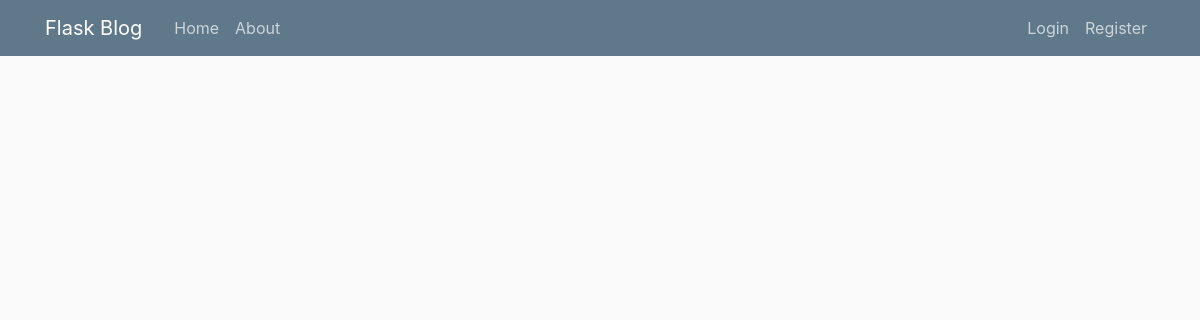
Page /home on the earlier database version.
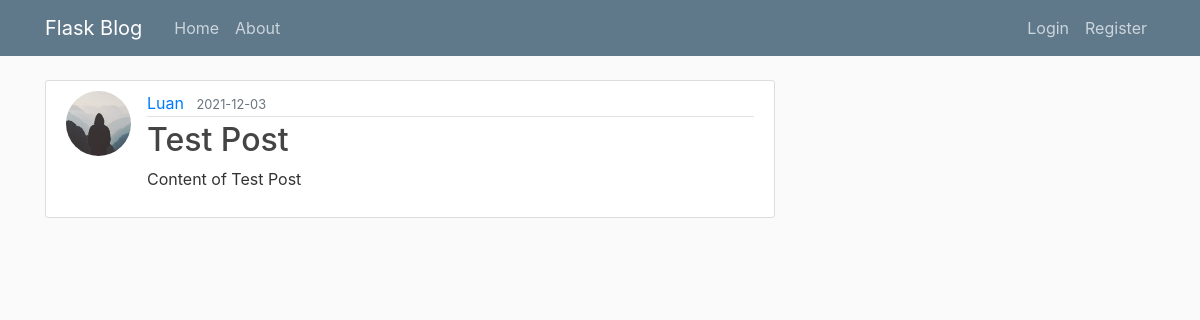
Same page on the later database version.
### flaskblog/models.py (models this page shows, shortened)
class Post(db.Model):
    id = db.Column(db.Integer, primary_key=True)
    title = db.Column(db.String(100), nullable=False)
    date_posted = db.Column(db.DateTime, nullable=False, default=datetime.utcnow)
    content = db.Column(db.Text, nullable=False)
    user_id = db.Column(db.Integer, db.ForeignKey('user.id'), nullable=False)

class User(db.Model, UserMixin):
    id = db.Column(db.Integer, primary_key=True)
    username = db.Column(db.String(20), unique=True, nullable=False)
    email = db.Column(db.String(120), unique=True, nullable=False)
    image_file = db.Column(db.String(20), nullable=False, default='default.jpg')
    password = db.Column(db.String(60), nullable=False)
    posts = db.relationship('Post', backref='author', lazy=True)

### flaskblog/routes.py (the view)
@app.route("/")
@app.route("/home")
def home():
    posts = Post.query.all()
    return render_template('home.html', posts=posts)

### flaskblog/templates/home.html
{% extends "layout.html" %}
{% block content %}
    {% for post in posts %}
        <article class="media content-section">
          <img class="rounded-circle article-img" src="{{ url_for('static', filename='profile_pics/' + post.author.image_file) }}">
          <div class="media-body">
            <div class="article-metadata">
              <a class="mr-2" href="#">{{ post.author.username }}</a>
              <small class="text-muted">{{ post.date_posted.strftime('%Y-%m-%d') }}</small>
            </div>
            <h2><a class="article-title" href="{{ url_for('post', post_id=post.id) }}">{{ post.title }}</a></h2>
            <p class="article-content">{{ post.content }}</p>
          </div>
        </article>
    {% endfor %}
{% endblock content %}

### flaskblog/templates/layout.html (shortened to what this page needs)
<!DOCTYPE html>
<html>
<head>
    <link rel="stylesheet" href="https://maxcdn.bootstrapcdn.com/bootstrap/4.0.0/css/bootstrap.min.css">
    <link rel="stylesheet" type="text/css" href="{{ url_for('static', filename='main.css') }}">
</head>
<body>
    <header class="site-header">
      <nav class="navbar navbar-expand-md navbar-dark bg-steel fixed-top">
        <div class="container">
          <a class="navbar-brand mr-4" href="/">Flask Blog</a>
          <div class="collapse navbar-collapse" id="navbarToggle">
            <div class="navbar-nav mr-auto">
              <a class="nav-item nav-link" href="{{ url_for('home') }}">Home</a>
              <a class="nav-item nav-link" href="{{ url_for('about') }}">About</a>
            </div>
            <div class="navbar-nav">
              {% if current_user.is_authenticated %}
                <a class="nav-item nav-link" href="{{ url_for('new_post') }}">New Post</a>
                <a class="nav-item nav-link" href="{{ url_for('account') }}">Account</a>
                <a class="nav-item nav-link" href="{{ url_for('logout') }}">Logout</a>
              {% else %}
                <a class="nav-item nav-link" href="{{ url_for('login') }}">Login</a>
                <a class="nav-item nav-link" href="{{ url_for('register') }}">Register</a>
              {% endif %}
            </div>
          </div>
        </div>
      </nav>
    </header>
    <main role="main" class="container">
      <div class="row">
        <div class="col-md-8">
          {% block content %}{% endblock %}
        </div>
      </div>
    </main>
</body>
</html>

### flaskblog/static/main.css (style rules this page uses)
body { background: #fafafa; color: #333333; margin-top: 5rem; }
h1, h2, h3, h4, h5, h6 { color: #444444; }
.bg-steel { background-color: #5f788a; }
.site-header .navbar-nav .nav-link { color: #cbd5db; }
.content-section { background: #ffffff; padding: 10px 20px; border: 1px solid #dddddd; border-radius: 3px; margin-bottom: 20px; }
.article-title { color: #444444; }
.article-content { white-space: pre-line; }
.article-img { height: 65px; width: 65px; margin-right: 16px; }
.article-metadata { padding-bottom: 1px; margin-bottom: 4px; border-bottom: 1px solid #e3e3e3 }

Differences in the rows shown:
added Post: image_file (placeholder picture), author.username "Luan", date_posted "2021-12-03", title "Test Post", content "Content of Test Post"
